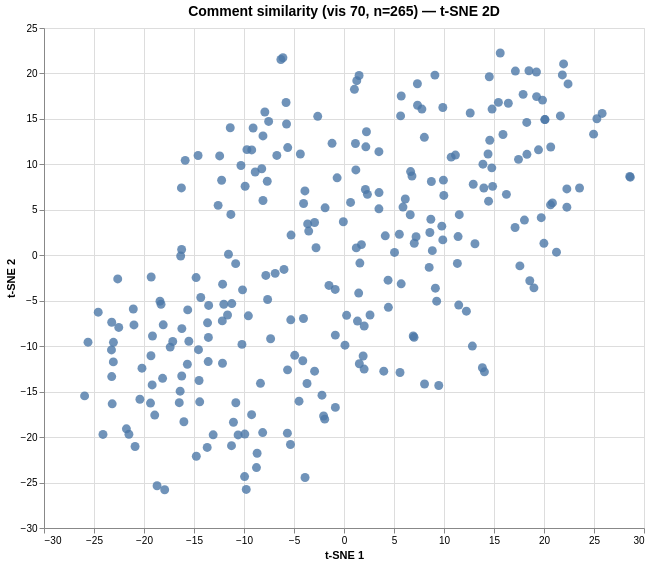

Vega-Lite specification for this chart:
### Vega specification from a JSON file in a GitHub repository (floating-point values rounded to 4 significant figures; data arrays with more than 128 entries replaced by an {"elided": "..."} marker saying what was removed)
{"$schema": "https://vega.github.io/schema/vega/v6.json", "data": [{"name": "param_1e9efca18e7a2868_store"}, {"name": "source_0", "values": {"elided": "265 records"}}, {"name": "source_0_x_domain_dim_1", "values": [{"min": -25.94, "max": 28.63}]}, {"name": "source_0_y_domain_dim_2", "values": [{"min": -25.8, "max": 22.25}]}], "signals": [{"name": "unit", "value": {}, "on": [{"events": "pointermove", "update": "isTuple(group()) ? group() : unit"}]}, {"name": "param_1e9efca18e7a2868", "update": "vlSelectionResolve(\"param_1e9efca18e7a2868_store\", \"union\")"}, {"name": "param_1e9efca18e7a2868_dim_1", "on": [{"events": [{"source": "view", "type": "dblclick"}], "update": "null"}, {"events": {"signal": "param_1e9efca18e7a2868_translate_delta"}, "update": "panLinear(param_1e9efca18e7a2868_translate_anchor.extent_x, -param_1e9efca18e7a2868_translate_delta.x / width)"}, {"events": {"signal": "param_1e9efca18e7a2868_zoom_delta"}, "update": "zoomLinear(domain(\"x\"), param_1e9efca18e7a2868_zoom_anchor.x, param_1e9efca18e7a2868_zoom_delta)"}]}, {"name": "param_1e9efca18e7a2868_dim_2", "on": [{"events": [{"source": "view", "type": "dblclick"}], "update": "null"}, {"events": {"signal": "param_1e9efca18e7a2868_translate_delta"}, "update": "panLinear(param_1e9efca18e7a2868_translate_anchor.extent_y, param_1e9efca18e7a2868_translate_delta.y / height)"}, {"events": {"signal": "param_1e9efca18e7a2868_zoom_delta"}, "update": "zoomLinear(domain(\"y\"), param_1e9efca18e7a2868_zoom_anchor.y, param_1e9efca18e7a2868_zoom_delta)"}]}, {"name": "param_1e9efca18e7a2868_tuple", "on": [{"events": [{"signal": "param_1e9efca18e7a2868_dim_1 || param_1e9efca18e7a2868_dim_2"}], "update": "param_1e9efca18e7a2868_dim_1 && param_1e9efca18e7a2868_dim_2 ? {unit: \"\", fields: param_1e9efca18e7a2868_tuple_fields, values: [param_1e9efca18e7a2868_dim_1,param_1e9efca18e7a2868_dim_2]} : null"}]}, {"name": "param_1e9efca18e7a2868_tuple_fields", "value": [{"field": "dim_1", "channel": "x", "type": "R"}, {"field": "dim_2", "channel": "y", "type": "R"}]}, {"name": "param_1e9efca18e7a2868_translate_anchor", "value": {}, "on": [{"events": [{"source": "scope", "type": "pointerdown"}], "update": "{x: x(unit), y: y(unit), extent_x: domain(\"x\"), extent_y: domain(\"y\")}"}]}, {"name": "param_1e9efca18e7a2868_translate_delta", "value": {}, "on": [{"events": [{"source": "window", "between": [{"source": "scope", "type": "pointerdown"}, {"source": "window", "type": "pointerup"}], "consume": true, "type": "pointermove"}], "update": "{x: param_1e9efca18e7a2868_translate_anchor.x - x(unit), y: param_1e9efca18e7a2868_translate_anchor.y - y(unit)}"}]}, {"name": "param_1e9efca18e7a2868_zoom_anchor", "on": [{"events": [{"source": "scope", "type": "wheel", "consume": true}], "update": "{x: invert(\"x\", x(unit)), y: invert(\"y\", y(unit))}"}]}, {"name": "param_1e9efca18e7a2868_zoom_delta", "on": [{"events": [{"source": "scope", "type": "wheel", "consume": true}], "update": "pow(1.001, event.deltaY * pow(16, event.deltaMode))", "force": true}]}, {"name": "param_1e9efca18e7a2868_modify", "on": [{"events": {"signal": "param_1e9efca18e7a2868_tuple"}, "update": "modify(\"param_1e9efca18e7a2868_store\", param_1e9efca18e7a2868_tuple, true)"}]}], "marks": [{"type": "symbol", "name": "marks", "from": {"data": "source_0"}, "encode": {"update": {"x": {"field": "dim_1", "scale": "x"}, "fill": {"value": "#4c78a8"}, "size": {"value": 80}, "shape": {"value": "circle"}, "tooltip": {"signal": "{\"Comment #\": format(datum[\"index\"], \"\"), \"Comment\": isValid(datum[\"comment\"]) ? datum[\"comment\"] : \"\"+datum[\"comment\"]}"}, "y": {"field": "dim_2", "scale": "y"}, "opacity": {"value": 0.8}}}, "style": ["circle"], "interactive": true, "clip": true}], "scales": [{"name": "x", "type": "linear", "domain": [{"signal": "(data(\"source_0_x_domain_dim_1\")[0] || {}).min"}, {"signal": "(data(\"source_0_x_domain_dim_1\")[0] || {}).max"}], "range": [0, {"signal": "width"}], "zero": true, "nice": true, "domainRaw": {"signal": "param_1e9efca18e7a2868[\"dim_1\"]"}}, {"name": "y", "type": "linear", "domain": [{"signal": "(data(\"source_0_y_domain_dim_2\")[0] || {}).min"}, {"signal": "(data(\"source_0_y_domain_dim_2\")[0] || {}).max"}], "range": [{"signal": "height"}, 0], "domainRaw": {"signal": "param_1e9efca18e7a2868[\"dim_2\"]"}, "nice": true, "zero": true}], "axes": [{"scale": "x", "orient": "bottom", "domain": false, "ticks": false, "tickCount": {"signal": "ceil(width/40)"}, "zindex": 0, "maxExtent": 0, "minExtent": 0, "grid": true, "labels": false, "aria": false, "gridScale": "y"}, {"scale": "y", "orient": "left", "tickCount": {"signal": "ceil(height/40)"}, "gridScale": "x", "labels": false, "grid": true, "domain": false, "aria": false, "minExtent": 0, "ticks": false, "zindex": 0, "maxExtent": 0}, {"scale": "x", "orient": "bottom", "title": "t-SNE 1", "tickCount": {"signal": "ceil(width/40)"}, "labelFlush": true, "zindex": 0, "grid": false, "labelOverlap": true}, {"scale": "y", "title": "t-SNE 2", "labelOverlap": true, "grid": false, "zindex": 0, "orient": "left", "tickCount": {"signal": "ceil(height/40)"}}], "title": {"text": "Comment similarity (vis 70, n=265) — t-SNE 2D", "frame": "group", "fontSize": 14}, "style": "cell", "padding": 5, "width": 600, "background": "white", "height": 500}
